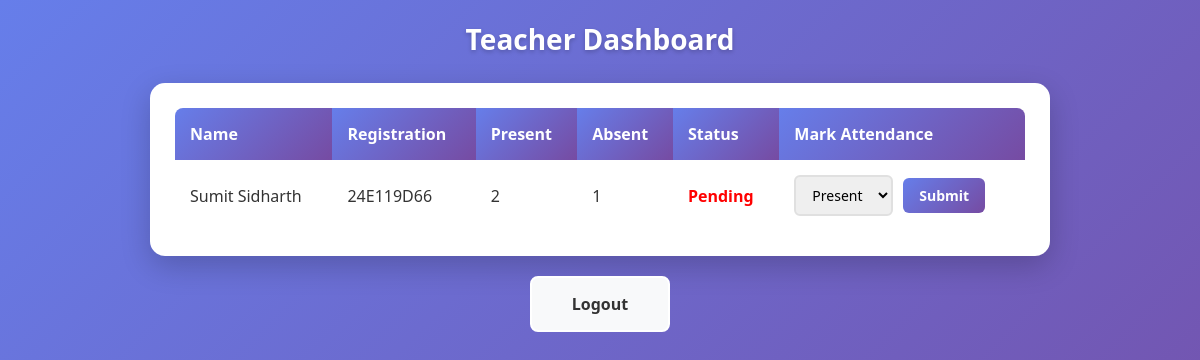
The app's page /teacher/ (signed in), older data.
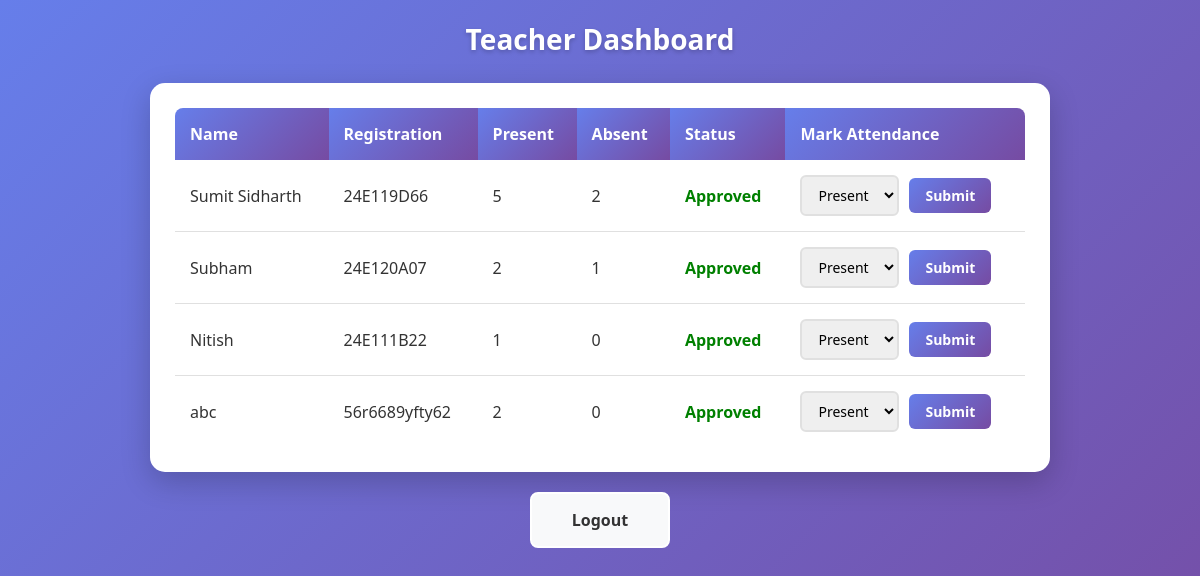
The same page, newer data.
### myapp/models.py (models this page shows, shortened)
class Student(models.Model):
    name = models.CharField(max_length=100)
    email = models.EmailField()
    registration_number = models.CharField(max_length=50)
    password = models.CharField(max_length=100)
    is_approved = models.BooleanField(default=False)

### myapp/views.py (the view, shortened to what this page needs)
# urls.py: path('teacher/', views.teacher_dashboard, name='teacher_dashboard'),
@csrf_exempt
def teacher_dashboard(request):
    teacher_id = request.session.get("teacher_id")
    if not teacher_id:
        return redirect("/login/?role=teacher")
    try:
        teacher = Teacher.objects.get(id=teacher_id)
    except Teacher.DoesNotExist:
        request.session.flush()
        return redirect("/login/?role=teacher")
    students = Student.objects.all()
    data = []
    for s in students:
        present = Attendance.objects.filter(student=s, status="Present").count()
        absent = Attendance.objects.filter(student=s, status="Absent").count()
        data.append({
            "student": s,
            "present": present,
            "absent": absent,
            "is_approved":s.is_approved
        })
    return render(request, "teacher.html", {"data": data})

### myapp/templates/teacher.html (shortened to what this page needs)
<!DOCTYPE html>
<html>
<head>
</head>
<body>
    <div class="dashboard-container">
        <h2>Teacher Dashboard</h2>
        <div class="table-card">
            <table>
                <thead>
                    <tr>
                        <th>Name</th>
                        <th>Registration</th>
                        <th>Present</th>
                        <th>Absent</th>
                        <th>Status</th>
                        <th>Mark Attendance</th>
                    </tr>
                </thead>
                <tbody>
                    {% for i in data %}
                    <tr>
                        <td>{{ i.student.name }}</td>
                        <td>{{ i.student.registration_number }}</td>
                        <td>{{ i.present }}</td>
                        <td>{{ i.absent }}</td>
                        <td>
                            {% if i.is_approved %}
                               <span style="color: green; font-weight: bold;">Approved</span>
                             {% else %}
                                 <span style="color: red; font-weight: bold;">Pending</span>
                             {% endif %}
                        </td>
                        <td>
                            <form method="POST" style="display: flex; gap: 10px; align-items: center;">
                                <select name="status">
                                    <option value="Present">Present</option>
                                </select>
                                <button type="submit" class="submit-btn">Submit</button>
                            </form>
                        </td>
                    </tr>
                    {% endfor %}
                </tbody>
            </table>
        </div>
        <div class="logout-section">
<a href="/logout/" class="logout-btn" onclick="return confirm('Are you sure you want to logout? All data will be deleted!')">Logout</a>
        </div>
    </div>
</body>
</html>

### myapp/templates/teacher.html (style rules this page uses)
* { margin: 0; padding: 0; box-sizing: border-box; font-family: 'Segoe UI', Tahoma, Geneva, Verdana, sans-serif; }
body { min-height: 100vh; background: linear-gradient(135deg, #667eea 0%, #764ba2 100%); padding: 20px; }
.dashboard-container { max-width: 900px; margin: 0 auto; }
h2 { color: white; margin-bottom: 25px; text-align: center; font-size: 28px; text-shadow: 0 2px 4px rgba(0, 0, 0, 0.2); }
.table-card { background: white; padding: 25px; border-radius: 15px; box-shadow: 0 10px 30px rgba(0, 0, 0, 0.2); overflow-x: auto; }
table { width: 100%; border-collapse: collapse; }
th { background: linear-gradient(135deg, #667eea 0%, #764ba2 100%); color: white; padding: 15px; text-align: left; font-weight: 600; }
th:first-child { border-radius: 8px 0 0 0; }
th:last-child { border-radius: 0 8px 0 0; }
td { padding: 15px; border-bottom: 1px solid #e0e0e0; color: #333; }
tr:last-child td { border-bottom: none; }
select { padding: 8px 12px; border: 2px solid #e0e0e0; border-radius: 6px; font-size: 14px; cursor: pointer; transition: border-color 0.3s; }
.submit-btn { padding: 8px 16px; background: linear-gradient(135deg, #667eea 0%, #764ba2 100%); color: white; border: none; border-radius: 6px; font-size: 14px; font-weight: 600; cursor: pointer; transition: transform 0.2s, box-shadow 0.2s; }
.logout-section { margin-top: 20px; text-align: center; }
.logout-btn { display: inline-block; padding: 15px 40px; background: #f8f9fa; color: #333; border: 2px solid white; border-radius: 8px; font-size: 16px; font-weight: 600; cursor: pointer; text-decoration: none; transition: background 0.3s, color 0.3s; }

Row changes from the older to the newer data that the page shows:
changed Student "Sumit Sidharth": present "2" → "5"; absent "1" → "2"; text "Pending" → "Approved"
added Student: student.name "Subham", student.registration_number "24E120A07", present "2", absent "1", shows "Approved"
added Student: student.name "Nitish", student.registration_number "24E111B22", present "1", absent "0", shows "Approved"
added Student: student.name "abc", student.registration_number "56r6689yfty62", present "2", absent "0", shows "Approved"
